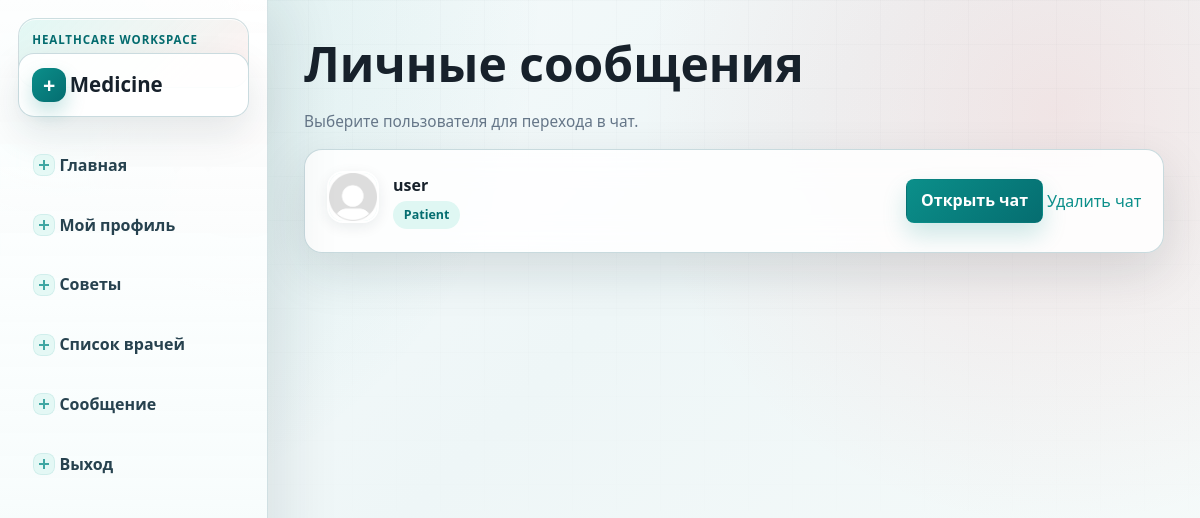
The page /chat/doctor_messages/ (signed in) on the database as committed earlier.
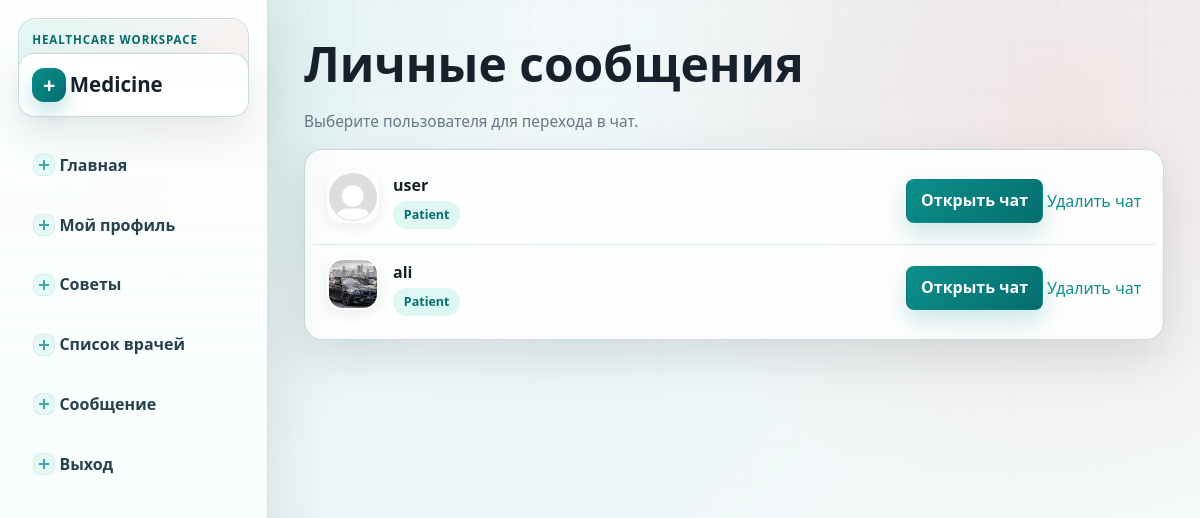
The same page on the database as committed later.
### accounts/models.py (models this page shows, shortened)
class User(AbstractUser):
    ROLE_CHOICES = (
        ('patient', 'Patient'),
        ('doctor', 'Doctor'),
        ('admin', 'Admin'),
    )
    role = models.CharField(
        max_length=20,
        choices=ROLE_CHOICES
    )
    phone = models.CharField(
        max_length=20,
        unique=True
    )
    age=models.PositiveIntegerField()

class Profile(models.Model):
    ROLE_CHOICES = (
        ('patient', 'Patient'),
        ('doctor', 'Doctor'),
        ('admin', 'Admin'),
    )
    user=models.OneToOneField(settings.AUTH_USER_MODEL,on_delete=models.CASCADE,related_name='profile')
    age=models.PositiveIntegerField(null=True,blank=True)
    role = models.CharField(max_length=20, choices=ROLE_CHOICES, default='patient')
    phone=models.CharField(max_length=14,blank=True)
    photo=models.ImageField(upload_to='users/',blank=True,null=True)

### chat/views.py (the view)
@login_required(login_url='login')
def show_messages(request):
    user=request.user
    messages=Direct.objects.filter(Q(sender=user)|Q(receiner=user)).order_by("created_at")
    users=User.objects.filter(
        Q(send_messages__receiner=user)|
        Q(received_messages__sender=user)
    ).distinct()
    return render(request,'chat/show_messages.html',{"users":users})

### templates/chat/show_messages.html (shortened to what this page needs)
{% extends "accounts/base.html" %}
{% block main %}
<h1>Личные сообщения</h1>
<p class="muted">Выберите пользователя для перехода в чат.</p>
<section class="panel dm-list">
    {% for i in users %}
        <div class="dm-item">
            <div class="dm-avatar">
                {% if i.profile.photo %}
                    <img src="{{ i.profile.photo.url }}" alt="">
                {% else %}
                    <img src="/media/user.png" alt="">
                {% endif %}
            </div>
            <div class="dm-meta">
                <div class="dm-name">
                    <a href="{% url 'send_message' i.id %}">{{ i.username }}</a>
                </div>
                <div class="dm-sub">
                    <span class="badge badge-{{ i.profile.role }}">{{ i.profile.get_role_display }}</span>
                </div>
            </div>
            <div class="dm-action">
                <a class="button" href="{% url 'send_message' i.id %}">Открыть чат</a>
                <a href="{% url 'delete_chat' i.id %}">Удалить чат</a>
            </div>
        </div>
    {% empty %}
        <p class="muted">Сообщений нет</p>
    {% endfor %}
</section>
{% endblock %}

Rows that differ between the two databases and show on the page:
now on this page (row edited): User: profile.photo (picture), username "ali", profile.role "Patient"
